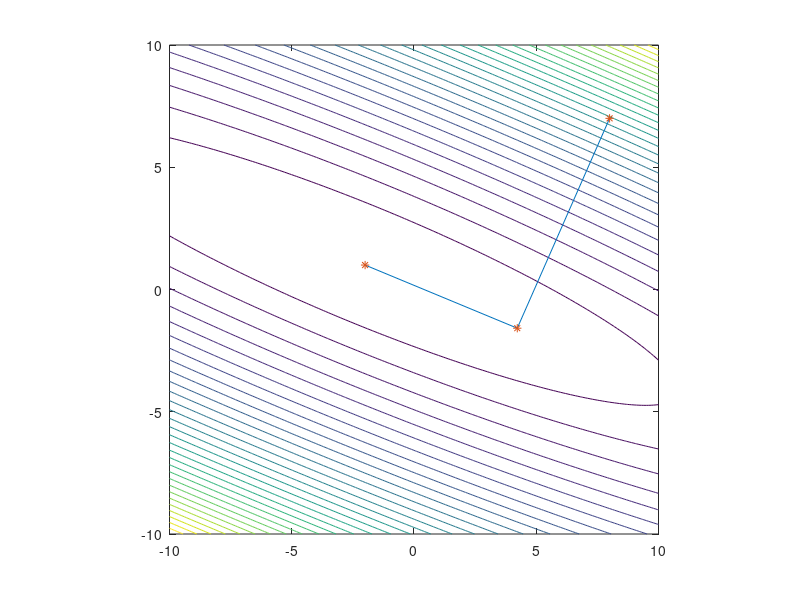

Write the MATLAB code that produced this figure.
function testCGD()
    clear all; close all; clc; 
    xo=[randi(10); randi(10)];

    A=[1 2; 2 5]; b=[0;1];

    x1=-10:.1:10;
    x2=-10:.1:10;
    [X1,X2] = meshgrid(x1,x2);
    Z = (1/2)*X1.^2+2*X1.*X2+(5/2)*X2.^2-X2+4;
    contour (X1,X2,Z, 30);

    Tx = inv(A)*b;

    [xn, i] = CGD(A, xo, b); 
    i
    [Tx xn]
end

function [xn, i] = CGD(A, xo, b)
    xa=xo; 

    g=A*xo-b;
    if (norm(g, 2) < 0.001)
        xn = xo; return;
    else
        d = -g;
    end 
    for i=1:length(xo)
        alpha=-g'*d/(d'*A*d); 
        xn=xo+alpha*d;
        xa=[xa xn]; 
        xo=xn;
        g = A*xo-b;
        if (norm(g, 2) < 0.001)
            break;
        end
        Bn = (g'*A*d)/(d'*A*d);
        d = -g + Bn * d;
    end 
    hold on
    plot (xa(1, :),xa(2, :)); 
    hold on
    plot(xa(1, :),xa(2,:),'*');
    axis equal 
end